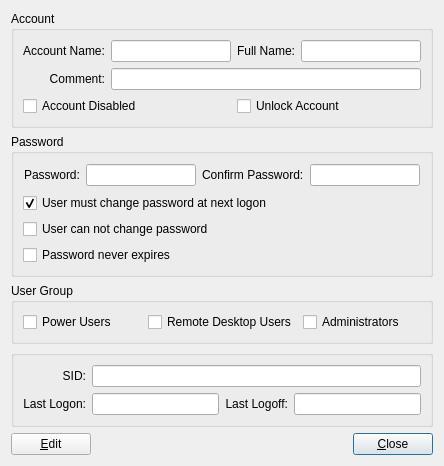
<?xml version="1.0" encoding="UTF-8"?>
<ui version="4.0">
 <class>WinUserInfoWidgetUI</class>
 <widget class="QWidget" name="WinUserInfoWidgetUI">
  <property name="geometry">
   <rect>
    <x>0</x>
    <y>0</y>
    <width>444</width>
    <height>401</height>
   </rect>
  </property>
  <property name="windowTitle">
   <string>User Info</string>
  </property>
  <layout class="QGridLayout" name="gridLayout_4">
   <item row="0" column="0">
    <widget class="QGroupBox" name="groupBoxAccount">
     <property name="title">
      <string>Account</string>
     </property>
     <layout class="QGridLayout" name="gridLayout">
      <item row="2" column="0" colspan="2">
       <widget class="QCheckBox" name="checkBoxAccountDisabled">
        <property name="text">
         <string>Account Disabled</string>
        </property>
       </widget>
      </item>
      <item row="0" column="1">
       <widget class="QLineEdit" name="lineEditSAMAccount">
        <property name="toolTip">
         <string>SAM Account Name</string>
        </property>
        <property name="readOnly">
         <bool>true</bool>
        </property>
       </widget>
      </item>
      <item row="0" column="0">
       <widget class="QLabel" name="labelSAMAccountName">
        <property name="text">
         <string>Account Name:</string>
        </property>
       </widget>
      </item>
      <item row="2" column="2" colspan="2">
       <widget class="QCheckBox" name="checkBoxUnlockAccount">
        <property name="text">
         <string>Unlock Account</string>
        </property>
       </widget>
      </item>
      <item row="0" column="3">
       <widget class="QLineEdit" name="lineEditFullName">
        <property name="toolTip">
         <string>Display Name</string>
        </property>
        <property name="readOnly">
         <bool>true</bool>
        </property>
       </widget>
      </item>
      <item row="0" column="2">
       <widget class="QLabel" name="labelDisplayName">
        <property name="text">
         <string>Full Name:</string>
        </property>
        <property name="alignment">
         <set>Qt::AlignRight|Qt::AlignTrailing|Qt::AlignVCenter</set>
        </property>
       </widget>
      </item>
      <item row="1" column="0">
       <widget class="QLabel" name="labelDescription">
        <property name="text">
         <string>Comment:</string>
        </property>
        <property name="alignment">
         <set>Qt::AlignRight|Qt::AlignTrailing|Qt::AlignVCenter</set>
        </property>
       </widget>
      </item>
      <item row="1" column="1" colspan="3">
       <widget class="QLineEdit" name="lineEditDescription">
        <property name="toolTip">
         <string>Description</string>
        </property>
        <property name="readOnly">
         <bool>true</bool>
        </property>
       </widget>
      </item>
     </layout>
    </widget>
   </item>
   <item row="3" column="0">
    <widget class="QGroupBox" name="groupBoxLocalGroup">
     <property name="title">
      <string>User Group</string>
     </property>
     <layout class="QHBoxLayout" name="horizontalLayout">
      <item>
       <widget class="QCheckBox" name="checkBoxPowerUsers">
        <property name="text">
         <string>Power Users</string>
        </property>
       </widget>
      </item>
      <item>
       <widget class="QCheckBox" name="checkBoxRDusers">
        <property name="text">
         <string>Remote Desktop Users</string>
        </property>
       </widget>
      </item>
      <item>
       <widget class="QCheckBox" name="checkBoxAdministrators">
        <property name="text">
         <string>Administrators</string>
        </property>
       </widget>
      </item>
     </layout>
    </widget>
   </item>
   <item row="1" column="0">
    <widget class="QGroupBox" name="groupBoxPassword">
     <property name="title">
      <string>Password</string>
     </property>
     <layout class="QGridLayout" name="gridLayout_5">
      <item row="1" column="0">
       <widget class="QCheckBox" name="checkBoxUserMustChangePassword">
        <property name="text">
         <string>User must change password at next logon</string>
        </property>
        <property name="checked">
         <bool>true</bool>
        </property>
       </widget>
      </item>
      <item row="2" column="0">
       <widget class="QCheckBox" name="checkBoxUserCannotChangePassword">
        <property name="text">
         <string>User can not change password</string>
        </property>
       </widget>
      </item>
      <item row="0" column="0">
       <widget class="QFrame" name="framePassword">
        <property name="frameShape">
         <enum>QFrame::NoFrame</enum>
        </property>
        <property name="frameShadow">
         <enum>QFrame::Raised</enum>
        </property>
        <layout class="QHBoxLayout" name="horizontalLayout_3">
         <property name="leftMargin">
          <number>1</number>
         </property>
         <property name="topMargin">
          <number>1</number>
         </property>
         <property name="rightMargin">
          <number>1</number>
         </property>
         <property name="bottomMargin">
          <number>1</number>
         </property>
         <item>
          <widget class="QLabel" name="labelPassword">
           <property name="text">
            <string>Password:</string>
           </property>
          </widget>
         </item>
         <item>
          <widget class="QLineEdit" name="lineEditPassword">
           <property name="echoMode">
            <enum>QLineEdit::Password</enum>
           </property>
          </widget>
         </item>
         <item>
          <widget class="QLabel" name="labelConfirmPassword">
           <property name="text">
            <string>Confirm Password:</string>
           </property>
          </widget>
         </item>
         <item>
          <widget class="QLineEdit" name="lineEditConfirmPassword">
           <property name="echoMode">
            <enum>QLineEdit::Password</enum>
           </property>
          </widget>
         </item>
        </layout>
       </widget>
      </item>
      <item row="3" column="0">
       <widget class="QCheckBox" name="checkBoxPasswordNeverExpires">
        <property name="text">
         <string>Password never expires</string>
        </property>
       </widget>
      </item>
     </layout>
    </widget>
   </item>
   <item row="5" column="0">
    <layout class="QHBoxLayout" name="horizontalLayout_2">
     <item>
      <widget class="QPushButton" name="pushButtonEdit">
       <property name="text">
        <string>&amp;Edit</string>
       </property>
      </widget>
     </item>
     <item>
      <spacer name="horizontalSpacer">
       <property name="orientation">
        <enum>Qt::Horizontal</enum>
       </property>
       <property name="sizeHint" stdset="0">
        <size>
         <width>40</width>
         <height>20</height>
        </size>
       </property>
      </spacer>
     </item>
     <item>
      <widget class="QPushButton" name="pushButtonClose">
       <property name="toolTip">
        <string>Close</string>
       </property>
       <property name="text">
        <string>&amp;Close</string>
       </property>
       <property name="default">
        <bool>true</bool>
       </property>
      </widget>
     </item>
    </layout>
   </item>
   <item row="4" column="0">
    <widget class="QGroupBox" name="groupBoxID">
     <property name="title">
      <string/>
     </property>
     <layout class="QGridLayout" name="gridLayout_2">
      <item row="1" column="2">
       <widget class="QLabel" name="labelLastLogoff">
        <property name="text">
         <string>Last Logoff:</string>
        </property>
        <property name="alignment">
         <set>Qt::AlignRight|Qt::AlignTrailing|Qt::AlignVCenter</set>
        </property>
       </widget>
      </item>
      <item row="1" column="1">
       <widget class="QLineEdit" name="lineEditLastLogon">
        <property name="minimumSize">
         <size>
          <width>125</width>
          <height>0</height>
         </size>
        </property>
        <property name="readOnly">
         <bool>true</bool>
        </property>
       </widget>
      </item>
      <item row="0" column="0">
       <widget class="QLabel" name="labelSID">
        <property name="text">
         <string>SID:</string>
        </property>
        <property name="alignment">
         <set>Qt::AlignRight|Qt::AlignTrailing|Qt::AlignVCenter</set>
        </property>
       </widget>
      </item>
      <item row="1" column="0">
       <widget class="QLabel" name="labelLastlogon">
        <property name="text">
         <string>Last Logon:</string>
        </property>
        <property name="alignment">
         <set>Qt::AlignRight|Qt::AlignTrailing|Qt::AlignVCenter</set>
        </property>
       </widget>
      </item>
      <item row="1" column="3">
       <widget class="QLineEdit" name="lineEditLastLogoff">
        <property name="minimumSize">
         <size>
          <width>125</width>
          <height>0</height>
         </size>
        </property>
        <property name="readOnly">
         <bool>true</bool>
        </property>
       </widget>
      </item>
      <item row="0" column="1" colspan="3">
       <widget class="QLineEdit" name="lineEditSID">
        <property name="toolTip">
         <string>SID</string>
        </property>
        <property name="readOnly">
         <bool>true</bool>
        </property>
       </widget>
      </item>
     </layout>
    </widget>
   </item>
  </layout>
 </widget>
 <tabstops>
  <tabstop>lineEditSAMAccount</tabstop>
  <tabstop>lineEditFullName</tabstop>
  <tabstop>lineEditDescription</tabstop>
  <tabstop>checkBoxAccountDisabled</tabstop>
  <tabstop>checkBoxUnlockAccount</tabstop>
  <tabstop>lineEditPassword</tabstop>
  <tabstop>lineEditConfirmPassword</tabstop>
  <tabstop>checkBoxUserMustChangePassword</tabstop>
  <tabstop>checkBoxUserCannotChangePassword</tabstop>
  <tabstop>checkBoxPasswordNeverExpires</tabstop>
  <tabstop>lineEditSID</tabstop>
  <tabstop>checkBoxPowerUsers</tabstop>
  <tabstop>checkBoxRDusers</tabstop>
  <tabstop>checkBoxAdministrators</tabstop>
  <tabstop>pushButtonEdit</tabstop>
  <tabstop>pushButtonClose</tabstop>
 </tabstops>
 <resources/>
 <connections/>
</ui>
